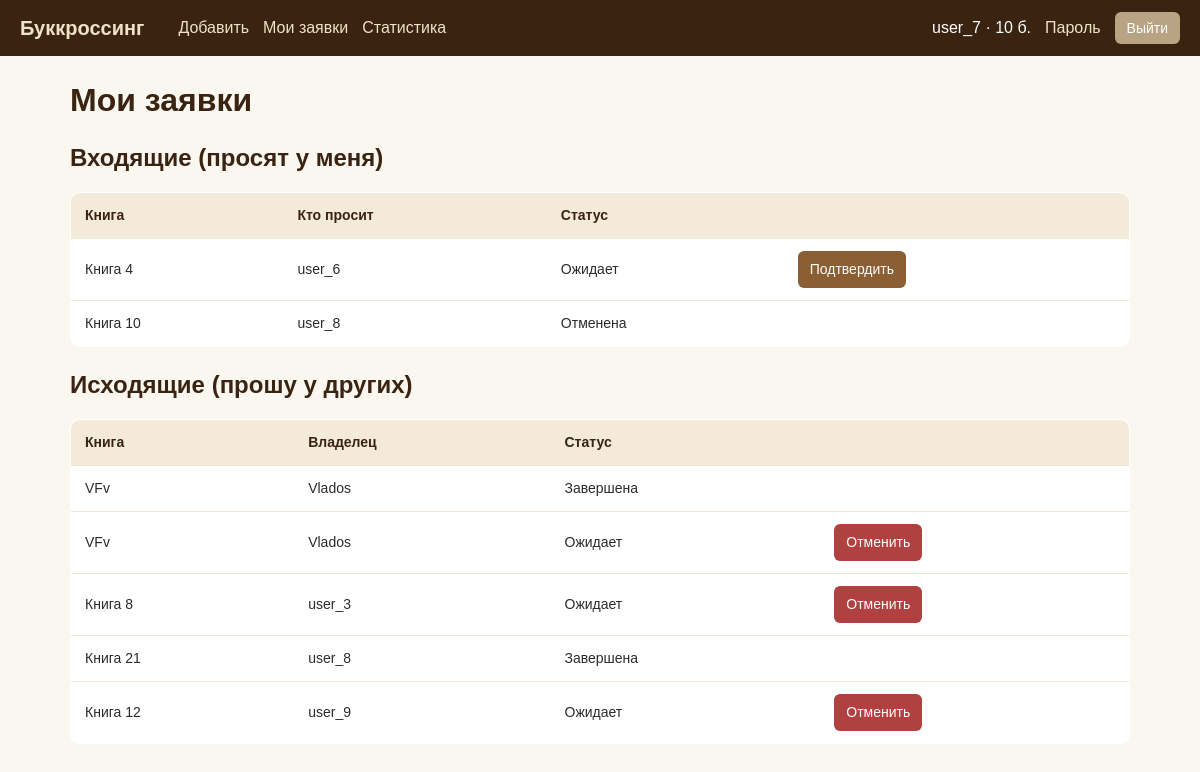
The page /my/ (signed in) on the database its author committed.
### users/models.py (models this page shows, shortened)
class Profile(models.Model):
    user = models.OneToOneField(User, on_delete=models.CASCADE)
    city = models.CharField(max_length=100, blank=True)
    points = models.IntegerField(default=0)
    frozen = models.IntegerField(default=0)
    wishlist = models.ManyToManyField(Copy, blank=True)

### books/models.py (models this page shows, shortened)
class SwapRequest(models.Model):
    STATUS_CHOICES = [
        ("pending", "Ожидает"),
        ("done", "Завершена"),
        ("cancelled", "Отменена"),
    ]
    copy = models.ForeignKey(Copy, on_delete=models.CASCADE, related_name="requests")
    requester = models.ForeignKey(User, on_delete=models.CASCADE, related_name="sent_requests")
    status = models.CharField(max_length=20, choices=STATUS_CHOICES, default="pending")
    method = models.CharField(max_length=20, blank=True)
    track = models.CharField(max_length=100, blank=True)
    created_at = models.DateTimeField(auto_now_add=True)

class Copy(models.Model):
    STATUS_CHOICES = [
        ("available", "Доступна"),
        ("reserved", "Резерв"),
        ("gone", "Передана"),
    ]
    title = models.CharField(max_length=200)
    author = models.CharField(max_length=200)
    genre = models.CharField(max_length=20, choices=GENRES, default="other")
    city = models.CharField(max_length=100)
    condition = models.CharField(max_length=200, blank=True)
    description = models.TextField(blank=True)
    image = models.ImageField(upload_to="books/", blank=True)
    status = models.CharField(max_length=20, choices=STATUS_CHOICES, default="available")
    owner = models.ForeignKey(User, on_delete=models.CASCADE, related_name="copies")
    created_at = models.DateTimeField(auto_now_add=True)

### books/views.py (the view)
# urls.py: path("my/", v.my_requests, name="my_requests"),
@login_required
def my_requests(request):
    incoming = SwapRequest.objects.filter(copy__owner=request.user)
    outgoing = SwapRequest.objects.filter(requester=request.user)
    return render(request, "my_requests.html", {
        "incoming": incoming,
        "outgoing": outgoing,
    })

### templates/my_requests.html
{% extends "base.html" %}
{% block content %}
<h1>Мои заявки</h1>
<h2>Входящие (просят у меня)</h2>
<table>
    <tr><th>Книга</th><th>Кто просит</th><th>Статус</th><th></th></tr>
    {% for r in incoming %}
        <tr>
            <td>{{ r.copy.title }}</td>
            <td>{{ r.requester.username }}</td>
            <td>{{ r.get_status_display }}</td>
            <td>
                {% if r.status == "pending" %}
                    <a class="btn btn-small" href="{% url 'confirm' r.id %}">Подтвердить</a>
                {% endif %}
            </td>
        </tr>
    {% empty %}
        <tr><td colspan="4">Пусто</td></tr>
    {% endfor %}
</table>
<h2>Исходящие (прошу у других)</h2>
<table>
    <tr><th>Книга</th><th>Владелец</th><th>Статус</th><th></th></tr>
    {% for r in outgoing %}
        <tr>
            <td>{{ r.copy.title }}</td>
            <td>{{ r.copy.owner.username }}</td>
            <td>{{ r.get_status_display }}</td>
            <td>
                {% if r.status == "pending" %}
                    <a class="btn btn-small btn-red" href="{% url 'cancel' r.id %}">Отменить</a>
                {% endif %}
            </td>
        </tr>
    {% empty %}
        <tr><td colspan="4">Пусто</td></tr>
    {% endfor %}
</table>
{% endblock %}

### templates/base.html (shortened to what this page needs)
{% load static %}
<!doctype html>
<html lang="ru">
<head>
    <link rel="stylesheet" href="{% static 'style.css' %}">
</head>
<body>
<header>
    <a class="logo" href="{% url 'book_list' %}">Буккроссинг</a>
    <a href="{% url 'book_create' %}">Добавить</a>
    <a href="{% url 'my_requests' %}">Мои заявки</a>
    <a href="{% url 'stats' %}">Статистика</a>
    <div class="right">
        {% if user.is_authenticated %}
            <span>{{ user.username }} · {{ user.profile.points }} б.</span>
            <a href="{% url 'password_change' %}">Пароль</a>
            <form method="post" action="{% url 'logout' %}" style="margin:0;">
                <button class="btn btn-small btn-grey">Выйти</button>
            </form>
        {% else %}
            <a href="{% url 'login' %}">Вход</a>
            <a href="{% url 'signup' %}">Регистрация</a>
        {% endif %}
    </div>
</header>
<div class="container">
    {% block content %}{% endblock %}
</div>
</body>
</html>

### static/style.css (style rules this page uses)
* { box-sizing: border-box; }
body { margin: 0; font-family: Arial, sans-serif; background: #faf7f0; color: #2b2b2b; line-height: 1.5; }
a { color: #6b4226; text-decoration: none; }
h1, h2 { color: #3a2411; margin: 0 0 16px; }
header { background: #3a2411; color: #fff; padding: 12px 20px; display: flex; flex-wrap: wrap; gap: 14px; align-items: center; }
header a { color: #f1e1c9; font-weight: 500; }
header .logo { font-size: 20px; font-weight: bold; margin-right: 20px; }
header .right { margin-left: auto; display: flex; gap: 14px; align-items: center; }
.container { max-width: 1100px; margin: 0 auto; padding: 20px; }
.btn { display: inline-block; background: #8b5e34; color: #fff; border: none; padding: 10px 20px; border-radius: 6px; font-size: 16px; cursor: pointer; text-align: center; }
.btn-small { padding: 8px 12px; font-size: 14px; }
.btn-red { background: #b14040; }
.btn-grey { background: #b8a382; }
table { width: 100%; border-collapse: collapse; background: #fff; border-radius: 10px; overflow: hidden; border: 1px solid #e6dccb; margin-bottom: 20px; }
th, td { padding: 12px 14px; text-align: left; border-bottom: 1px solid #efe6d6; font-size: 14px; }
th { background: #f3ead9; color: #3a2411; }

### rows shown on the page
SwapRequest: copy "Книга 4", requester.username "user_6", status "Ожидает", shows "Подтвердить"
SwapRequest: copy "Книга 10", requester.username "user_8", status "Отменена"
SwapRequest: copy "VFv", copy.owner.username "Vlados", status "Завершена"
SwapRequest: copy "VFv", copy.owner.username "Vlados", status "Ожидает", shows "Отменить"
SwapRequest: copy "Книга 8", copy.owner.username "user_3", status "Ожидает", shows "Отменить"
SwapRequest: copy "Книга 21", copy.owner.username "user_8", status "Завершена"
SwapRequest: copy "Книга 12", copy.owner.username "user_9", status "Ожидает", shows "Отменить"

### other values the page prints
{{ user.username }} "user_7"
{{ user.profile.points }} "10"
